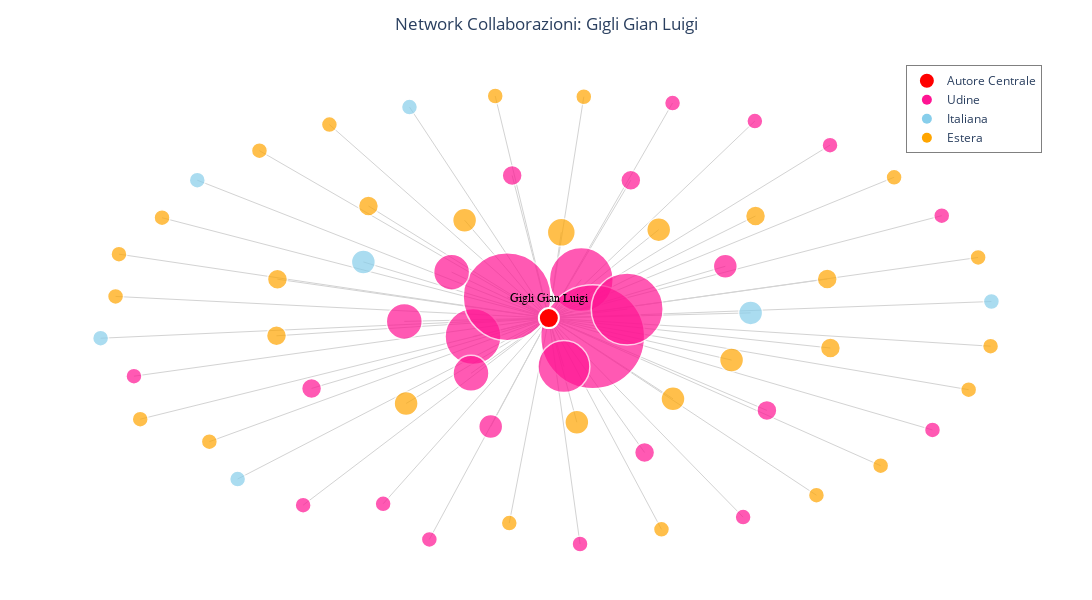

Source (notebook cell):
### Markdown cell above
### 7) Quinto grafo: network di collaborazioni dell’autore centrale
Analisi delle collaborazioni universitarie dell’autore più centrale, distinguendo tra collaborazioni interne a Udine, nazionali e internazionali.

### Code cell
#TODO: sistema commenti

# =========================================
# 1. CARICAMENTO E IDENTIFICAZIONE AUTORE
# =========================================
df = df.dropna(subset=["Author full names"])

# Pulizia autori (Tua modalità specifica)
df["authors_list"] = (
    df["Author full names"]
    .str.split(";")
    .apply(lambda authors: [
        re.sub(r"\s*\([^)]*\)", "", a).replace(",", "").strip()
        for a in authors
    ])
)

# Funzione per trovare l'autore con più collaborazioni
def get_central_author_data(df):
    G_temp = nx.Graph()
    for authors in df["authors_list"]:
        if len(authors) > 1:
            for i in range(len(authors)):
                for j in range(i + 1, len(authors)):
                    G_temp.add_edge(authors[i], authors[j])
    
    degree_cent = nx.degree_centrality(G_temp)
    # Prende il primo della lista per Degree
    top_author = sorted(degree_cent.items(), key=lambda x: x[1], reverse=True)[0][0]
    return top_author

# Otteniamo l'autore centrale
central_author = get_central_author_data(df)

# =========================================
# 2. ANALISI COLLABORAZIONI UNIVERSITARIE
# =========================================
G = nx.Graph()
G.add_node(central_author, type='central', weight=0)

university_counts = Counter()

# Filtriamo per gli articoli dell'autore centrale
df_central_author = df[df["authors_list"].apply(lambda x: central_author in x)].copy()

for _, row in df_central_author.iterrows():
    # Verifica collaborazione interna Udine
    authors_with_affs = str(row.get("Authors with affiliations", ""))
    udine_occurrences = len(re.findall(r"Udine", authors_with_affs, re.IGNORECASE))
    internal_collab_udine = udine_occurrences > 1

    # Estrazione università
    affiliations = row.get("Affiliations", "")
    if pd.isna(affiliations): continue
    
    parts = re.split(r";|\|", str(affiliations))
    universities = [p.strip() for p in parts if any(k in p.lower() for k in ["univ", "universit", "university"])]
    
    unique_unis_in_paper = set()
    for u in universities:
        if "udine" in u.lower():
            if internal_collab_udine: unique_unis_in_paper.add(u)
        else:
            unique_unis_in_paper.add(u)
    
    university_counts.update(unique_unis_in_paper)

# Aggiunta nodi e archi al Grafo
for uni, count in university_counts.items():
    is_udine = "udine" in uni.lower()
    is_italy = any(k in uni.lower() for k in ["italy", "italia"])
    
    u_type = "internal" if is_udine else ("italian" if is_italy else "foreign")
    G.add_node(uni, type=u_type, weight=count)
    G.add_edge(central_author, uni, weight=count)

# =========================================
# 3. LAYOUT E POSIZIONI (DOPO l'aggiunta di tutti i nodi)
# =========================================
pos = nx.spring_layout(G, k=0.4, weight='weight', seed=42) 

# Schiacciamento asse Y per estetica
for node in pos:
    pos[node][1] = pos[node][1] * 0.5 

# =========================================
# 4. TRACCE PLOTLY
# =========================================

# Archi
edge_x, edge_y = [], []
for edge in G.edges():
    x0, y0 = pos[edge[0]]; x1, y1 = pos[edge[1]]
    edge_x.extend([x0, x1, None]); edge_y.extend([y0, y1, None])

edge_trace = go.Scatter(
    x=edge_x, y=edge_y, line=dict(width=1, color='#D3D3D3'),
    hoverinfo='none', mode='lines', showlegend=False
)

# Nodi Università
node_x, node_y, node_text, node_color, node_size = [], [], [], [], []
for node in G.nodes():
    if node == central_author: continue
    x, y = pos[node]
    node_x.append(x); node_y.append(y)
    
    data = G.nodes[node]
    color = '#FF1493' if data['type'] == 'internal' else ('skyblue' if data['type'] == 'italian' else 'orange')
    node_color.append(color)
    node_size.append(12 + data['weight'] * 4)
    node_text.append(f"{node}<br>Collaborazioni: {data['weight']}")

node_trace = go.Scatter(
    x=node_x, y=node_y, mode='markers', hoverinfo='text', text=node_text,
    marker=dict(color=node_color, size=node_size, line=dict(width=1.5, color='white')),
    showlegend=False
)

# Nodo Centrale
central_node_trace = go.Scatter(
    x=[pos[central_author][0]], y=[pos[central_author][1]],
    mode='markers+text', text=[central_author],
    textposition="top center", hoverinfo='none',
    marker=dict(color='red', size=20, line=dict(width=2, color='white')),
    textfont=dict(size=12, color='black', family="Arial Black"),
    name='Autore Centrale', showlegend=True
)

# Legenda
legend_traces = [
    go.Scatter(x=[None], y=[None], mode='markers', marker=dict(size=10, color='#FF1493'), name='Udine'),
    go.Scatter(x=[None], y=[None], mode='markers', marker=dict(size=10, color='skyblue'), name='Italiana'),
    go.Scatter(x=[None], y=[None], mode='markers', marker=dict(size=10, color='orange'), name='Estera')
]

# =========================================
# 5. VISUALIZZAZIONE
# =========================================
fig = go.Figure(data=[edge_trace, node_trace, central_node_trace] + legend_traces)

fig.update_layout(
    title=dict(text=f"Network Collaborazioni: {central_author}", x=0.5),
    legend=dict(yanchor="top", y=0.99, xanchor="right", x=0.99, bordercolor="Gray", borderwidth=1),
    margin=dict(b=20, l=40, r=40, t=60),
    width=1200, height=600,
    xaxis=dict(showgrid=False, zeroline=False, showticklabels=False),
    yaxis=dict(showgrid=False, zeroline=False, showticklabels=False),
    paper_bgcolor='white', plot_bgcolor='white'
)

fig.show()

### Figure 1 — Plotly figure (JSON) as saved in the notebook; plotly's stock layout.template omitted (floating-point values rounded to 4 significant figures; data arrays with more than 128 entries replaced by an {"elided": "..."} marker saying what was removed)
{"data": [{"hoverinfo": "none", "line": {"color": "#D3D3D3", "width": 1}, "mode": "lines", "showlegend": false, "type": "scatter", "x": {"elided": "192 float values"}, "y": {"elided": "192 float values"}}, {"hoverinfo": "text", "marker": {"color": ["#FF1493", "#FF1493", "#FF1493", "#FF1493", "#FF1493", "#FF1493", "#FF1493", "#FF1493", "#FF1493", "orange", "orange", "orange", "orange", "#FF1493", "#FF1493", "#FF1493", "#FF1493", "#FF1493", "orange", "orange", "orange", "orange", "orange", "orange", "skyblue", "orange", "orange", "orange", "skyblue", "orange", "orange", "orange", "skyblue", "skyblue", "orange", "orange", "orange", "#FF1493", "#FF1493", "#FF1493", "#FF1493", "#FF1493", "orange", "orange", "orange", "orange", "orange", "orange", "skyblue", "skyblue", "orange", "orange", "orange", "#FF1493", "#FF1493", "#FF1493", "#FF1493", "#FF1493", "skyblue", "#FF1493", "orange", "#FF1493", "#FF1493", "orange"], "line": {"color": "white", "width": 1.5}, "size": [64, 56, 88, 20, 20, 104, 20, 36, 52, 16, 16, 28, 16, 24, 20, 36, 72, 36, 24, 16, 20, 20, 16, 24, 24, 24, 24, 16, 16, 24, 24, 20, 24, 16, 16, 16, 20, 20, 16, 24, 16, 16, 16, 20, 16, 16, 16, 20, 16, 16, 16, 16, 16, 16, 16, 16, 16, 16, 16, 16, 16, 16, 16, 16]}, "mode": "markers", "showlegend": false, "text": ["Neurological Clinic, Presidio Ospedaliero Universitario Santa Maria della Misericordia , Udine, Udine, UD, Italy<br>Collaborazioni: 13", "Department of Mathematics, Università degli Studi di Udine, Udine, UD, Italy<br>Collaborazioni: 11", "Università degli Studi di Udine, Udine, UD, Italy<br>Collaborazioni: 19", "Neurosurgery Unit, Presidio Ospedaliero Universitario Santa Maria della Misericordia , Udine, Udine, UD, Italy<br>Collaborazioni: 2", "Neurology and Clinical Neurophysiology, Presidio Ospedaliero Universitario Santa Maria della Misericordia , Udine, Udine, UD, Italy<br>Collaborazioni: 2", "Università degli Studi di Udine, Dipartimento di Area Medica, Udine, UD, Italy<br>Collaborazioni: 23", "Department of Laboratory Medicine, Presidio Ospedaliero Universitario Santa Maria della Misericordia , Udine, Udine, UD, Italy<br>Collaborazioni: 2", "Department of Neuroscience, Presidio Ospedaliero Universitario Santa Maria della Misericordia , Udine, Udine, UD, Italy<br>Collaborazioni: 6", "Department of Mathematics and Physics, Università degli Studi di Udine, Udine, UD, Italy<br>Collaborazioni: 10", "Université Jean Monnet Saint Etienne, Saint-Etienne, Auvergne-Rhone-Alpes, France<br>Collaborazioni: 1", "Department of Neurology, Centre Hospitalier Universitaire de Saint-Étienne, Saint-Etienne, Auvergne-Rhone-Alpes, France<br>Collaborazioni: 1", "Université Claude Bernard Lyon 1, Villeurbanne, Auvergne-Rhone-Alpes, France<br>Collaborazioni: 4", "Department of Biochemistry, Centre Hospitalier Universitaire de Saint-Étienne, Saint-Etienne, Auvergne-Rhone-Alpes, France<br>Collaborazioni: 1", "Institute of Pathology, Presidio Ospedaliero Universitario Santa Maria della Misericordia , Udine, Udine, UD, Italy<br>Collaborazioni: 3", "Neurology Unit, Policlinico Universitario, Udine, Udine, UD, Italy<br>Collaborazioni: 2", "Neurological Clinic, Policlinico Universitario, Udine, Udine, UD, Italy<br>Collaborazioni: 6", "Department of Neuroscience, Policlinico Universitario, Udine, Udine, UD, Italy<br>Collaborazioni: 15", "Neurology Unit, Università degli Studi di Udine, Dipartimento di Area Medica, Udine, UD, Italy<br>Collaborazioni: 6", "Department of Neurology, Medizinische Universitat Innsbruck, Innsbruck, Tyrol, Austria<br>Collaborazioni: 3", "Université de Montpellier, Montpellier, Occitanie, France<br>Collaborazioni: 1", "Department of Psychiatry, University of Montreal, Montreal, QC, Canada<br>Collaborazioni: 2", "Department of Sleep Medicine and Neuromuscular Disorders, University of Münster, Munster, Nordrhein-Westfalen, Germany<br>Collaborazioni: 2", "Centre de Recherche en Biologie Structurale, Université McGill, Montreal, QC, Canada<br>Collaborazioni: 1", "Department of Neurology, Philipps-Universität Marburg, Marburg, Hessen, Germany<br>Collaborazioni: 3", "Department of Neurological Sciences, Università Vita-Salute San Raffaele, Milan, MI, Italy<br>Collaborazioni: 3", "Department of Psychology, Université du Québec à Montréal, Montreal, QC, Canada<br>Collaborazioni: 3", "University of Oxford Medical Sciences Division, Oxford, Oxfordshire, United Kingdom<br>Collaborazioni: 3", "Department of Neurology, Universitair Ziekenhuis Antwerpen, Edegem, VAN, Belgium<br>Collaborazioni: 1", "Department of Biomedical, Università degli Studi di Modena e Reggio Emilia, Modena, MO, Italy<br>Collaborazioni: 1", "Department of Neurology and Neurosurgery, Université McGill, Montreal, QC, Canada<br>Collaborazioni: 3", "Sleep disorder Unit, Hôpital Universitaire Carémeau, Nimes, Occitania, France<br>Collaborazioni: 3", "Department of Clinical Neurophysiology and Sleep Center, Université de Lille, Lille, Hauts-de-France, France<br>Collaborazioni: 2", "Department of Medical Sciences and Public Health, Università degli Studi di Cagliari, Cagliari, CA, Italy<br>Collaborazioni: 3", "Department of Neuroscience, Università degli Studi di Verona, Verona, VR, Italy<br>Collaborazioni: 1", "Department of Neurosurgery, Universitätsmedizin Göttingen, Gottingen, Niedersachsen, Germany<br>Collaborazioni: 1", "Sleep Disorders Unit, Hôpital Universitaire Pitié Salpêtrière, Paris, Ile-de-France, France<br>Collaborazioni: 1", "Department of Neuroscience, University of Montreal, Montreal, QC, Canada<br>Collaborazioni: 2", "Department of Diagnostic Imaging, Presidio Ospedaliero Universitario Santa Maria della Misericordia , Udine, Udine, UD, Italy<br>Collaborazioni: 2", "Clinical Neurology Unit, Azienda Sanitaria Universitaria, Udine, Italy<br>Collaborazioni: 1", "Department of Medical Area (DAME), Università degli Studi di Udine, Udine, UD, Italy<br>Collaborazioni: 3", "Laboratory of Immunogenetics, Presidio Ospedaliero Universitario Santa Maria della Misericordia , Udine, Udine, UD, Italy<br>Collaborazioni: 1", "Department of Infectious Diseases, Presidio Ospedaliero Universitario Santa Maria della Misericordia , Udine, Udine, UD, Italy<br>Collaborazioni: 1", "Department of Human Genetics, Université McGill, Montreal, QC, Canada<br>Collaborazioni: 1", "Department of Neurology, Universitätsmedizin Göttingen, Gottingen, Niedersachsen, Germany<br>Collaborazioni: 2", "Université de Lille, Lille, Hauts-de-France, France<br>Collaborazioni: 1", "Sleep Disorders Unit, Sorbonne Université, Paris, Ile-de-France, France<br>Collaborazioni: 1", "Department of Neurology and Center of Clinical Neuroscience, Charles University, Prague, Czech Republic<br>Collaborazioni: 1", "Department of Neurology, Université de Montpellier, Montpellier, Occitanie, France<br>Collaborazioni: 2", "Università degli Studi di Bologna, Facoltà di Medicina e Chirurgia, Bologna, BO, Italy<br>Collaborazioni: 1", "Alma Mater Studiorum Università di Bologna, Bologna, BO, Italy<br>Collaborazioni: 1", "Department of Neurology with Institute of Translational Neurology, University of Münster, Munster, Nordrhein-Westfalen, Germany<br>Collaborazioni: 1", "Department of Neuroscience, Université du Québec à Montréal, Montreal, QC, Canada<br>Collaborazioni: 1", "Department of Psychiatry, Université du Québec à Montréal, Montreal, QC, Canada<br>Collaborazioni: 1", "Division of Vascular and Interventional Radiology, Policlinico Universitario, Udine, Udine, UD, Italy<br>Collaborazioni: 1", "Department of Cell Therapy and Hematology, Presidio Ospedaliero Universitario Santa Maria della Misericordia , Udine, Udine, UD, Italy<br>Collaborazioni: 1", "Institute of Pathology, Università degli Studi di Udine, Dipartimento di Area Medica, Udine, UD, Italy<br>Collaborazioni: 1", "Neurology Unit, Università degli Studi di Udine, Udine, UD, Italy<br>Collaborazioni: 1", "Institute of Hygiene and Clinical Epidemiology, Presidio Ospedaliero Universitario Santa Maria della Misericordia , Udine, Udine, UD, Italy<br>Collaborazioni: 1", "Department of Neurosciences, Biomedicine and Movement Sciences, Università degli Studi di Verona, Verona, VR, Italy<br>Collaborazioni: 1", "Department of Oncology, Presidio Ospedaliero Universitario Santa Maria della Misericordia , Udine, Udine, UD, Italy<br>Collaborazioni: 1", "Department of Neurology and Rehabilitation, University of Illinois at Chicago, Chicago, IL, United States<br>Collaborazioni: 1", "Neurological Clinic, Università degli Studi di Udine, Dipartimento di Area Medica, Udine, UD, Italy<br>Collaborazioni: 1", "Pediatric Unit, Policlinico Universitario, Udine, Udine, UD, Italy<br>Collaborazioni: 1", "Université de Lyon, Lyon, Auvergne-Rhone-Alpes, France<br>Collaborazioni: 1"], "type": "scatter", "x": [0.0753, -0.165, -0.08935, 0.1853, -0.07813, 0.1006, -0.5235, -0.3176, 0.03671, 0.5974, -0.7504, 0.03095, -0.8555, -0.1258, 0.4874, -0.2126, 0.1772, -0.1695, 0.2789, -0.9586, -0.3972, -0.5992, 0.08087, -0.3136, 0.4512, 0.2472, -0.1837, -0.9039, -0.9918, 0.06543, 0.409, -0.6014, -0.4085, -0.3061, 0.7399, -0.6392, 0.4621, 0.2158, 0.4346, 0.3951, 0.07255, -0.3646, 0.7698, 0.6284, -0.4839, 0.9563, 0.9839, 0.6213, -0.6876, -0.7772, -0.08454, 0.9353, -0.1157, -0.262, -0.5422, 0.8755, 0.2779, 0.855, 0.9858, 0.4606, 0.2533, -0.9178, 0.6275, -0.9511], "y": [0.08625, -0.04004, 0.04831, 0.3067, 0.3171, -0.04024, -0.155, -0.006397, -0.1067, -0.3919, -0.2731, 0.1912, 0.2235, -0.2396, -0.2038, 0.1028, 0.02086, -0.1216, -0.1781, 0.04895, 0.2495, 0.08718, 0.4917, -0.1884, 0.01247, 0.197, 0.2179, -0.2232, -0.0437, -0.2301, -0.09212, -0.03832, 0.1255, 0.4689, -0.3263, 0.3722, 0.2273, -0.2971, -0.4403, 0.1158, -0.5, -0.4108, 0.3131, -0.06537, 0.43, 0.1354, -0.06139, 0.0876, -0.3559, 0.3067, -0.4535, -0.1578, 0.4934, -0.4898, -0.4139, 0.2281, 0.4779, -0.2471, 0.03771, 0.4379, -0.4675, -0.1279, 0.3844, 0.1427]}, {"hoverinfo": "none", "marker": {"color": "red", "line": {"color": "white", "width": 2}, "size": 20}, "mode": "markers+text", "name": "Autore Centrale", "showlegend": true, "text": ["Gigli Gian Luigi"], "textfont": {"color": "black", "family": "Arial Black", "size": 12}, "textposition": "top center", "type": "scatter", "x": [0.003291], "y": [0.0009064]}, {"marker": {"color": "#FF1493", "size": 10}, "mode": "markers", "name": "Udine", "type": "scatter", "x": [null], "y": [null]}, {"marker": {"color": "skyblue", "size": 10}, "mode": "markers", "name": "Italiana", "type": "scatter", "x": [null], "y": [null]}, {"marker": {"color": "orange", "size": 10}, "mode": "markers", "name": "Estera", "type": "scatter", "x": [null], "y": [null]}], "layout": {"height": 600, "legend": {"bordercolor": "Gray", "borderwidth": 1, "x": 0.99, "xanchor": "right", "y": 0.99, "yanchor": "top"}, "margin": {"b": 20, "l": 40, "r": 40, "t": 60}, "paper_bgcolor": "white", "plot_bgcolor": "white", "title": {"text": "Network Collaborazioni: Gigli Gian Luigi", "x": 0.5}, "width": 1200, "xaxis": {"showgrid": false, "showticklabels": false, "zeroline": false}, "yaxis": {"showgrid": false, "showticklabels": false, "zeroline": false}}}
